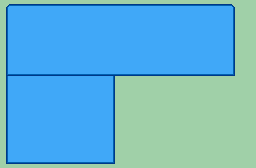

Tiled map render using the project's own tile images. Description and the whole map definition, tile-layer contents included, below:
An orthogonal 32x21 tile map with 8x8 px tiles, 1 tile layer (Tile Layer 1).

<map version="1.10" tiledversion="1.11.2" orientation="orthogonal" renderorder="right-down" width="32" height="21" tilewidth="8" tileheight="8" infinite="0" nextlayerid="2" nextobjectid="1">
 <tileset firstgid="1" name="MenuTiles" tilewidth="8" tileheight="8" tilecount="128" columns="16">
  <image source="../../MenuTiles.png" width="128" height="64" />
 </tileset>
 <layer id="1" name="Tile Layer 1" width="32" height="21">
  <data encoding="csv">
2,3,4,4,4,4,4,4,4,4,4,4,4,4,4,4,4,4,4,4,4,4,4,4,4,4,4,4,4,6,1,1,
7,9,9,9,9,9,9,9,9,9,9,9,9,9,9,9,9,9,9,9,9,9,9,9,9,9,9,9,9,11,1,1,
7,9,9,9,9,9,9,9,9,9,9,9,9,9,9,9,9,9,9,9,9,9,9,9,9,9,9,9,9,11,1,1,
7,9,9,9,9,9,9,9,9,9,9,9,9,9,9,9,9,9,9,9,9,9,9,9,9,9,9,9,9,11,1,1,
7,9,9,9,9,9,9,9,9,9,9,9,9,9,9,9,9,9,9,9,9,9,9,9,9,9,9,9,9,11,1,1,
7,9,9,9,9,9,9,9,9,9,9,9,9,9,9,9,9,9,9,9,9,9,9,9,9,9,9,9,63,11,1,1,
7,9,9,9,9,9,9,9,9,9,9,9,9,9,9,9,9,9,9,9,9,9,9,9,9,9,9,63,65,11,1,1,
7,9,9,9,9,9,9,9,9,9,9,9,9,9,9,9,9,9,9,9,9,9,9,9,9,9,63,65,67,11,1,1,
7,9,9,9,9,9,9,9,9,9,9,9,9,9,9,9,9,9,9,9,9,9,9,9,9,63,65,67,69,11,1,1,
106,107,107,107,107,107,107,107,107,107,107,107,107,107,109,28,28,28,28,28,28,28,28,28,28,28,28,28,28,32,1,1,
7,9,9,9,9,9,9,9,9,9,9,9,9,9,11,1,1,1,1,1,1,1,1,1,1,1,1,1,1,1,1,1,
7,9,9,9,9,9,9,9,9,9,9,9,9,9,11,1,1,1,1,1,1,1,1,1,1,1,1,1,1,1,1,1,
7,9,9,9,9,9,9,9,9,9,9,9,9,9,11,1,1,1,1,1,1,1,1,1,1,1,1,1,1,1,1,1,
7,9,9,9,9,9,9,9,9,9,9,9,9,9,11,1,1,1,1,1,1,1,1,1,1,1,1,1,1,1,1,1,
7,9,9,9,9,9,9,9,9,9,9,9,9,9,11,1,1,1,1,1,1,1,1,1,1,1,1,1,1,1,1,1,
7,9,9,9,9,9,9,9,9,9,9,9,9,9,11,1,1,1,1,1,1,1,1,1,1,1,1,1,1,1,1,1,
7,9,9,9,9,9,9,9,9,9,9,9,9,63,11,1,1,1,1,1,1,1,1,1,1,1,1,1,1,1,1,1,
7,9,9,9,9,9,9,9,9,9,9,9,63,65,11,1,1,1,1,1,1,1,1,1,1,1,1,1,1,1,1,1,
7,9,9,9,9,9,9,9,9,9,9,63,65,67,11,1,1,1,1,1,1,1,1,1,1,1,1,1,1,1,1,1,
7,9,9,9,9,9,9,9,9,9,63,65,67,69,11,1,1,1,1,1,1,1,1,1,1,1,1,1,1,1,1,1,
27,28,28,28,28,28,28,28,28,28,28,28,28,28,32,1,1,1,1,1,1,1,1,1,1,1,1,1,1,1,1,1
</data>
 </layer>
</map>
